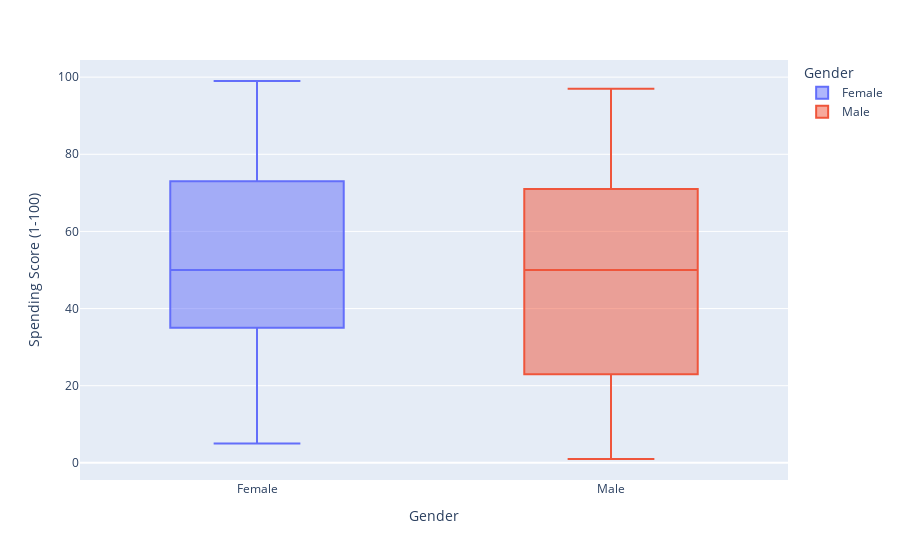

The cell this chart's notebook holds for it:
### Markdown cell above
# EDA - Exploratory Data Analysis - II

### Code cell
px.box(allen[['Gender', 'Spending Score (1-100)']].sort_values(by='Gender'), 
        x='Gender', y='Spending Score (1-100)', color='Gender')

### Figure 1 — Plotly figure (JSON) as saved in the notebook; plotly's stock layout.template omitted (floating-point values rounded to 4 significant figures)
{"data": [{"alignmentgroup": "True", "hovertemplate": "Gender=%{x}<br>Spending Score (1-100)=%{y}<extra></extra>", "legendgroup": "Female", "marker": {"color": "#636efa"}, "name": "Female", "notched": false, "offsetgroup": "Female", "orientation": "v", "showlegend": true, "type": "box", "x": ["Female", "Female", "Female", "Female", "Female", "Female", "Female", "Female", "Female", "Female", "Female", "Female", "Female", "Female", "Female", "Female", "Female", "Female", "Female", "Female", "Female", "Female", "Female", "Female", "Female", "Female", "Female", "Female", "Female", "Female", "Female", "Female", "Female", "Female", "Female", "Female", "Female", "Female", "Female", "Female", "Female", "Female", "Female", "Female", "Female", "Female", "Female", "Female", "Female", "Female", "Female", "Female", "Female", "Female", "Female", "Female", "Female", "Female", "Female", "Female", "Female", "Female", "Female", "Female", "Female", "Female", "Female", "Female", "Female", "Female", "Female", "Female", "Female", "Female", "Female", "Female", "Female", "Female", "Female", "Female", "Female", "Female", "Female", "Female", "Female", "Female", "Female", "Female", "Female", "Female", "Female", "Female", "Female", "Female", "Female", "Female", "Female", "Female", "Female", "Female", "Female", "Female", "Female", "Female", "Female", "Female", "Female", "Female", "Female", "Female", "Female", "Female"], "x0": " ", "xaxis": "x", "y": [47, 47, 35, 42, 40, 83, 55, 46, 60, 55, 58, 93, 57, 50, 44, 42, 52, 95, 53, 27, 56, 49, 42, 5, 48, 50, 59, 75, 73, 41, 48, 7, 88, 71, 34, 40, 87, 74, 77, 29, 22, 58, 40, 57, 43, 59, 43, 50, 48, 42, 54, 20, 76, 16, 50, 42, 89, 78, 52, 13, 72, 26, 28, 17, 81, 14, 88, 39, 73, 72, 86, 87, 31, 24, 79, 32, 99, 14, 17, 5, 85, 15, 23, 98, 69, 77, 35, 73, 91, 16, 35, 51, 6, 50, 77, 40, 45, 76, 6, 54, 75, 52, 32, 42, 47, 55, 65, 28, 61, 86, 94, 42], "y0": " ", "yaxis": "y"}, {"alignmentgroup": "True", "hovertemplate": "Gender=%{x}<br>Spending Score (1-100)=%{y}<extra></extra>", "legendgroup": "Male", "marker": {"color": "#EF553B"}, "name": "Male", "notched": false, "offsetgroup": "Male", "orientation": "v", "showlegend": true, "type": "box", "x": ["Male", "Male", "Male", "Male", "Male", "Male", "Male", "Male", "Male", "Male", "Male", "Male", "Male", "Male", "Male", "Male", "Male", "Male", "Male", "Male", "Male", "Male", "Male", "Male", "Male", "Male", "Male", "Male", "Male", "Male", "Male", "Male", "Male", "Male", "Male", "Male", "Male", "Male", "Male", "Male", "Male", "Male", "Male", "Male", "Male", "Male", "Male", "Male", "Male", "Male", "Male", "Male", "Male", "Male", "Male", "Male", "Male", "Male", "Male", "Male", "Male", "Male", "Male", "Male", "Male", "Male", "Male", "Male", "Male", "Male", "Male", "Male", "Male", "Male", "Male", "Male", "Male", "Male", "Male", "Male", "Male", "Male", "Male", "Male", "Male", "Male", "Male", "Male"], "x0": " ", "xaxis": "x", "y": [12, 97, 36, 93, 90, 74, 15, 1, 17, 69, 92, 10, 14, 75, 13, 90, 8, 63, 26, 15, 5, 97, 1, 68, 88, 20, 39, 49, 73, 59, 51, 55, 56, 46, 46, 41, 60, 60, 36, 92, 92, 59, 4, 61, 82, 73, 73, 35, 29, 66, 79, 13, 14, 3, 81, 4, 55, 47, 54, 5, 75, 9, 75, 11, 95, 35, 91, 56, 46, 52, 48, 43, 46, 56, 55, 59, 18, 42, 52, 49, 41, 46, 41, 55, 51, 48, 10, 83], "y0": " ", "yaxis": "y"}], "layout": {"boxmode": "overlay", "legend": {"title": {"text": "Gender"}, "tracegroupgap": 0}, "margin": {"t": 60}, "xaxis": {"anchor": "y", "categoryarray": ["Female", "Male"], "categoryorder": "array", "domain": [0, 1], "title": {"text": "Gender"}}, "yaxis": {"anchor": "x", "domain": [0, 1], "title": {"text": "Spending Score (1-100)"}}}}
